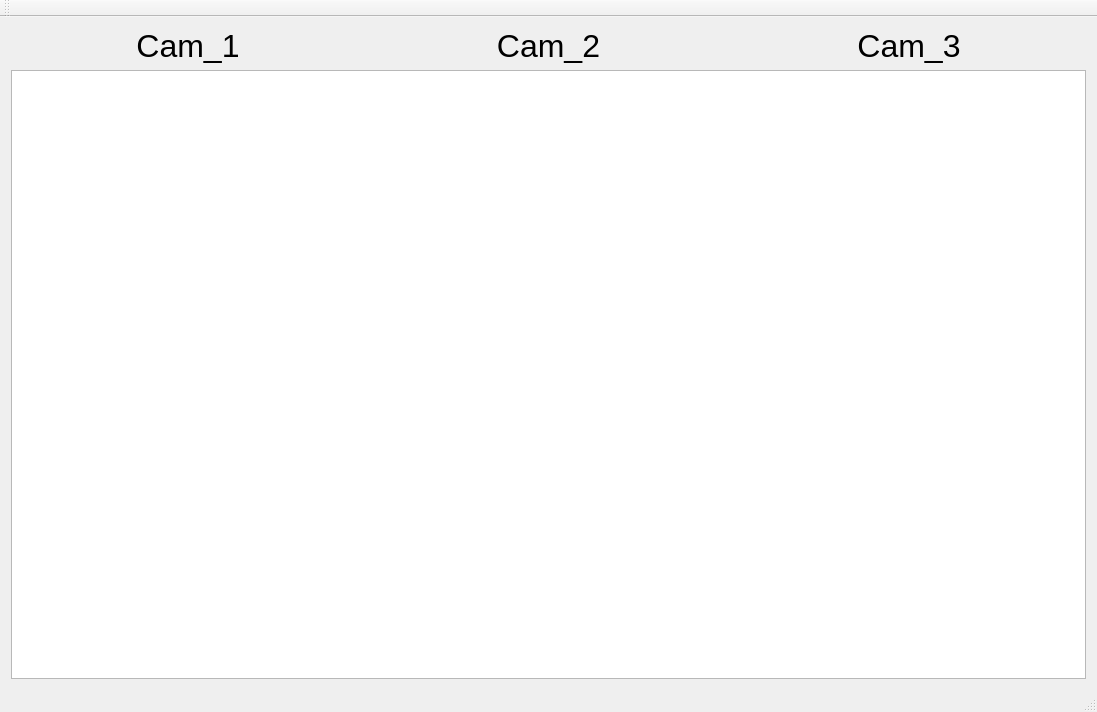
<?xml version="1.0" encoding="UTF-8"?>
<ui version="4.0">
 <class>MainWindow</class>
 <widget class="QMainWindow" name="MainWindow">
  <property name="geometry">
   <rect>
    <x>0</x>
    <y>0</y>
    <width>1097</width>
    <height>712</height>
   </rect>
  </property>
  <property name="windowTitle">
   <string>Qt-WatchDog(CCTV)</string>
  </property>
  <property name="windowIcon">
   <iconset>
    <normaloff>CCTV.ico</normaloff>CCTV.ico</iconset>
  </property>
  <widget class="QWidget" name="centralWidget">
   <layout class="QGridLayout" name="gridLayout">
    <item row="0" column="0">
     <layout class="QHBoxLayout" name="videolabel">
      <item>
       <widget class="QLabel" name="videolabel_1">
        <property name="font">
         <font>
          <family>Arial</family>
          <pointsize>24</pointsize>
         </font>
        </property>
        <property name="text">
         <string>Cam_1</string>
        </property>
        <property name="alignment">
         <set>Qt::AlignCenter</set>
        </property>
       </widget>
      </item>
      <item>
       <widget class="QLabel" name="videolabel_2">
        <property name="font">
         <font>
          <family>Arial</family>
          <pointsize>24</pointsize>
         </font>
        </property>
        <property name="text">
         <string>Cam_2</string>
        </property>
        <property name="alignment">
         <set>Qt::AlignCenter</set>
        </property>
       </widget>
      </item>
      <item>
       <widget class="QLabel" name="videolabel_3">
        <property name="font">
         <font>
          <family>Arial</family>
          <pointsize>24</pointsize>
         </font>
        </property>
        <property name="text">
         <string>Cam_3</string>
        </property>
        <property name="alignment">
         <set>Qt::AlignCenter</set>
        </property>
       </widget>
      </item>
     </layout>
    </item>
    <item row="2" column="0">
     <layout class="QHBoxLayout" name="horizontalLayout"/>
    </item>
    <item row="1" column="0">
     <layout class="QHBoxLayout" name="videoView">
      <item>
       <layout class="QHBoxLayout" name="videoView1"/>
      </item>
      <item>
       <layout class="QHBoxLayout" name="videoView2"/>
      </item>
      <item>
       <layout class="QHBoxLayout" name="videoView3"/>
      </item>
     </layout>
    </item>
    <item row="3" column="0">
     <widget class="QTextBrowser" name="DebugtextBrowser"/>
    </item>
   </layout>
  </widget>
  <widget class="QMenuBar" name="menuBar">
   <property name="geometry">
    <rect>
     <x>0</x>
     <y>0</y>
     <width>1097</width>
     <height>23</height>
    </rect>
   </property>
  </widget>
  <widget class="QToolBar" name="mainToolBar">
   <attribute name="toolBarArea">
    <enum>TopToolBarArea</enum>
   </attribute>
   <attribute name="toolBarBreak">
    <bool>false</bool>
   </attribute>
  </widget>
  <widget class="QStatusBar" name="statusBar"/>
 </widget>
 <layoutdefault spacing="6" margin="11"/>
 <resources/>
 <connections/>
</ui>
